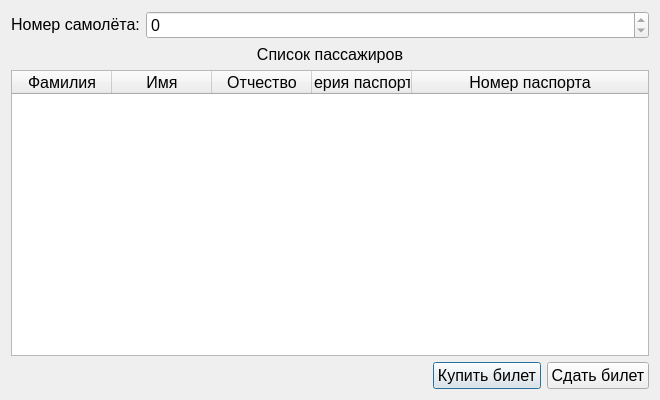
<?xml version="1.0" encoding="UTF-8"?>
<ui version="4.0">
 <class>MenuCashierDialog</class>
 <widget class="QDialog" name="MenuCashierDialog">
  <property name="geometry">
   <rect>
    <x>0</x>
    <y>0</y>
    <width>660</width>
    <height>400</height>
   </rect>
  </property>
  <property name="font">
   <font>
    <pointsize>12</pointsize>
   </font>
  </property>
  <property name="windowTitle">
   <string>Меню кассира</string>
  </property>
  <layout class="QVBoxLayout" name="verticalLayout">
   <item>
    <layout class="QHBoxLayout" name="horizontalLayout">
     <item>
      <widget class="QLabel" name="numberLabel">
       <property name="sizePolicy">
        <sizepolicy hsizetype="Preferred" vsizetype="Fixed">
         <horstretch>0</horstretch>
         <verstretch>0</verstretch>
        </sizepolicy>
       </property>
       <property name="text">
        <string>Номер самолёта:</string>
       </property>
       <property name="alignment">
        <set>Qt::AlignCenter</set>
       </property>
      </widget>
     </item>
     <item>
      <widget class="QSpinBox" name="numberLine">
       <property name="sizePolicy">
        <sizepolicy hsizetype="Expanding" vsizetype="Fixed">
         <horstretch>0</horstretch>
         <verstretch>0</verstretch>
        </sizepolicy>
       </property>
       <property name="readOnly">
        <bool>true</bool>
       </property>
       <property name="maximum">
        <number>999999999</number>
       </property>
       <property name="stepType">
        <enum>QAbstractSpinBox::DefaultStepType</enum>
       </property>
      </widget>
     </item>
    </layout>
   </item>
   <item>
    <widget class="QLabel" name="titleTableLabel">
     <property name="text">
      <string>Список пассажиров</string>
     </property>
     <property name="alignment">
      <set>Qt::AlignCenter</set>
     </property>
    </widget>
   </item>
   <item>
    <widget class="QTableWidget" name="passengersTableWidget">
     <property name="editTriggers">
      <set>QAbstractItemView::NoEditTriggers</set>
     </property>
     <property name="alternatingRowColors">
      <bool>true</bool>
     </property>
     <property name="selectionBehavior">
      <enum>QAbstractItemView::SelectRows</enum>
     </property>
     <property name="textElideMode">
      <enum>Qt::ElideMiddle</enum>
     </property>
     <attribute name="horizontalHeaderMinimumSectionSize">
      <number>17</number>
     </attribute>
     <attribute name="horizontalHeaderHighlightSections">
      <bool>false</bool>
     </attribute>
     <attribute name="horizontalHeaderStretchLastSection">
      <bool>true</bool>
     </attribute>
     <attribute name="verticalHeaderVisible">
      <bool>false</bool>
     </attribute>
     <attribute name="verticalHeaderMinimumSectionSize">
      <number>17</number>
     </attribute>
     <column>
      <property name="text">
       <string>Фамилия</string>
      </property>
      <property name="font">
       <font>
        <pointsize>12</pointsize>
       </font>
      </property>
     </column>
     <column>
      <property name="text">
       <string>Имя</string>
      </property>
      <property name="font">
       <font>
        <pointsize>12</pointsize>
       </font>
      </property>
     </column>
     <column>
      <property name="text">
       <string>Отчество</string>
      </property>
      <property name="font">
       <font>
        <pointsize>12</pointsize>
       </font>
      </property>
     </column>
     <column>
      <property name="text">
       <string>Серия паспорта</string>
      </property>
      <property name="font">
       <font>
        <pointsize>12</pointsize>
       </font>
      </property>
     </column>
     <column>
      <property name="text">
       <string>Номер паспорта</string>
      </property>
      <property name="font">
       <font>
        <pointsize>12</pointsize>
       </font>
      </property>
     </column>
    </widget>
   </item>
   <item>
    <layout class="QHBoxLayout" name="horizontalLayout_2">
     <item>
      <spacer name="horizontalSpacer">
       <property name="orientation">
        <enum>Qt::Horizontal</enum>
       </property>
       <property name="sizeHint" stdset="0">
        <size>
         <width>40</width>
         <height>20</height>
        </size>
       </property>
      </spacer>
     </item>
     <item>
      <widget class="QPushButton" name="buyButton">
       <property name="sizePolicy">
        <sizepolicy hsizetype="Fixed" vsizetype="Fixed">
         <horstretch>0</horstretch>
         <verstretch>0</verstretch>
        </sizepolicy>
       </property>
       <property name="text">
        <string>Купить билет</string>
       </property>
      </widget>
     </item>
     <item>
      <widget class="QPushButton" name="handOverButton">
       <property name="sizePolicy">
        <sizepolicy hsizetype="Fixed" vsizetype="Fixed">
         <horstretch>0</horstretch>
         <verstretch>0</verstretch>
        </sizepolicy>
       </property>
       <property name="text">
        <string>Сдать билет</string>
       </property>
      </widget>
     </item>
    </layout>
   </item>
  </layout>
 </widget>
 <resources/>
 <connections/>
</ui>
